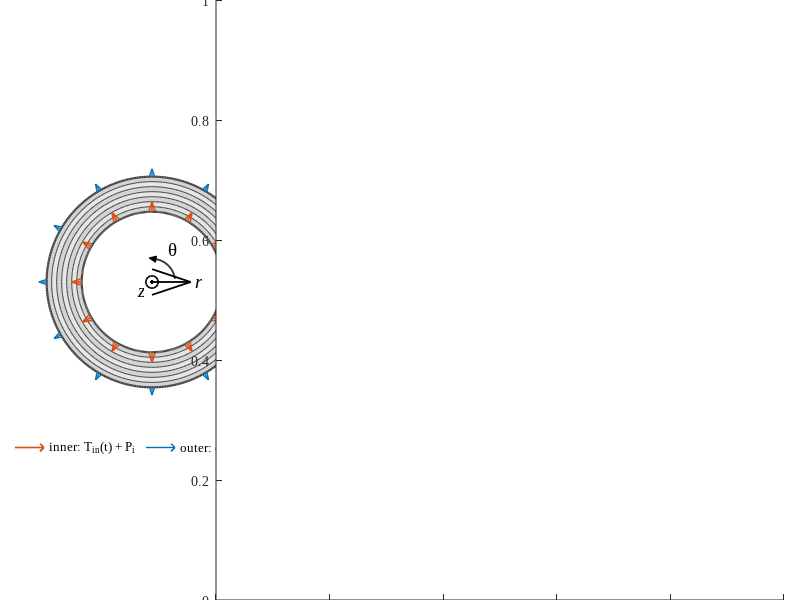

Recreate this plot in MATLAB. (Note: this script raises an error after producing the figure.)
%% geometry_schematic_R3.m — R2 + coordinate systems (r, theta, z) in the geometry figures
%  R3 (2026-10-29, author request Prom 6): "in the two figures that introduce the cylinder
%  geometry (axial-section figure and cross-section figure) a coordinate system must be added".
%  Changes vs R2 (all marked 'R3'; geometry, loads and colours untouched):
%    * cross-section panel (a): triad at the bore centre -- radial axis r, circumferential
%      direction theta (arc with arrow), axial direction z shown as the out-of-plane symbol;
%    * axial cutaway (panel (b) and the standalone 3D cutaway): the lone z arrow is replaced by
%      a full right-handed triad r, theta, z drawn at the theta = 0 cut plane;
%    * outputs: geometry_schematic_R3.png/.fig and geometry_3D_cutaway_R2.png/.fig
%      (R2/R1 figures stay frozen).
%  ----- R2 header follows -----
%% geometry_schematic_R2.m — geometry schematic with an axially cut half-cylinder (3D)
%  R2 (2026-10-12, author request) revises the geometry schematic that
%  ch123_figs_R10.m draws (geometry_schematic.png: (a) annular cross-section,
%  (b) r-z graph):
%    * the RIGHT-HAND GRAPH (the r-z axes plot) is DELETED;
%    * in its place, an axially cut HALF CYLINDER in 3D showing
%        - the 7 layers on the cut faces and on the top face,
%        - the INNER loading (internal pressure P_i + thermal load T_in(t)),
%        - the OUTER convection h_c,
%        - the TOP and BOTTOM ends THERMALLY INSULATED (shown as insulation
%          blocks, labelled).
%    The cross-section panel (a) and its legend are unchanged.
%  Output: figures_ch123/geometry_schematic_R2.png (+ .fig). R1 and
%  ch123_figs_R10.m (which keeps writing the old geometry_schematic.png) are frozen.
%
%  Second output (author request: "draw something like" the 3D cylinder
%  drawings in Heydarpour's papers, e.g. Thin-Walled Struct. 155 (2020) 106914
%  Fig. 1a): figures_ch123/geometry_3D_cutaway_R1.png — the same cylinder with a
%  135-degree wedge removed, layers in a blue scale, loads and insulated ends.
%  All figure text in English, Times New Roman (as in the other ch1-3 schematics).
clearvars; clc; close all;
outdir = 'C:/Users/InfosaicUser/Desktop/MSc/Lord-Shulman-theory-thermoelastic-cylinder/claude/figures_ch123';
if ~exist(outdir,'dir'), mkdir(outdir); end
try
    set(groot,'defaultAxesFontName','Times New Roman');
    set(groot,'defaultTextFontName','Times New Roman');
    set(groot,'defaultLegendFontName','Times New Roman');
catch
end
CO = {[0 0.447 0.741],[0.850 0.325 0.098]};          % chapter colours: outer = blue, inner = orange
Ri = 1.0; Ro = 1.5; L = 2.1; NL = 7;
Rb = Ri + (0:NL)*((Ro-Ri)/NL);                       % 8 interface radii
G.Ri = Ri; G.Ro = Ro; G.L = L; G.NL = NL; G.Rb = Rb; G.tI = 0.16;   % tI = insulation block thickness
az = -25; el = 22;                                   % camera: from the front, slightly right and above

%% ================= FIGURE 1: cross-section (a) + half cylinder (b) =================
fig = figure('Units','inches','Position',[1 1 12 6],'Color','w','Renderer','opengl');

% ---------- (a) annular cross-section: unchanged from ch123_figs_R10 ----------
ax1 = axes('Parent',fig,'Position',[0.01 0.08 0.36 0.90]); hold(ax1,'on'); axis(ax1,'equal'); axis(ax1,'off');
th = linspace(0,2*pi,400);
for k = 1:NL
    ro = Rb(k+1); ri = Rb(k); sh = 0.90 - 0.07*mod(k,2);
    patch(ax1,[ro*cos(th) ri*cos(fliplr(th))],[ro*sin(th) ri*sin(fliplr(th))],[sh sh sh],'EdgeColor','none');
end
for k = 1:NL+1
    lw = 0.5; if k==1||k==NL+1, lw = 1.6; end
    plot(ax1,Rb(k)*cos(th),Rb(k)*sin(th),'-','Color',[0.25 0.25 0.25],'LineWidth',lw);
end
na = 12; ang = linspace(0,2*pi,na+1); ang(end) = [];
qi = quiver(ax1,Ri*cos(ang),Ri*sin(ang),0.14*cos(ang),0.14*sin(ang),0,'Color',CO{2},'LineWidth',1.2,'MaxHeadSize',0.55,'DisplayName','inner: T_{in}(t) + P_i');
qo = quiver(ax1,Ro*cos(ang),Ro*sin(ang),0.11*cos(ang),0.11*sin(ang),0,'Color',CO{1},'LineWidth',1.0,'MaxHeadSize',0.55,'DisplayName','outer: convection h_c');
legend(ax1,[qi(1) qo(1)],'Location','southoutside','Orientation','horizontal','FontSize',9,'Box','off','AutoUpdate','off');   % R3: AutoUpdate off, else the triad objects added below enter the legend
xlim(ax1,[-(Ro+0.55) Ro+0.55]); ylim(ax1,[-(Ro+0.5) Ro+0.5]);
% R3: coordinate system of the cross-section: r (radial), theta (circumferential), z (out of the page)
tri_r = 0.55; tri_a = 0.33;
quiver(ax1,0,0,tri_r,0,0,'Color','k','LineWidth',1.3,'MaxHeadSize',0.6);          % r axis
text(ax1,tri_r+0.07,0.0,'r','FontSize',14,'FontAngle','italic','HorizontalAlignment','left','VerticalAlignment','middle');
ta = linspace(deg2rad(8),deg2rad(80),40);
plot(ax1,tri_a*cos(ta),tri_a*sin(ta),'k-','LineWidth',1.3);                         % theta arc
% arrow head at the arc end: filled triangle along the counter-clockwise tangent
Ee = tri_a*[cos(ta(end)) sin(ta(end))]; tg = [-sin(ta(end)) cos(ta(end))]; nn = [cos(ta(end)) sin(ta(end))];
hl = 0.10; hw = 0.045;
patch(ax1,[Ee(1)+hl*tg(1), Ee(1)+hw*nn(1), Ee(1)-hw*nn(1)],[Ee(2)+hl*tg(2), Ee(2)+hw*nn(2), Ee(2)-hw*nn(2)],'k','EdgeColor','k');
text(ax1,0.45*cos(deg2rad(58)),0.45*sin(deg2rad(58)),'\theta','FontSize',14,'HorizontalAlignment','left','VerticalAlignment','bottom');
plot(ax1,0,0,'ko','MarkerSize',9,'LineWidth',1.2); plot(ax1,0,0,'k.','MarkerSize',9);   % z out of the page
text(ax1,-0.10,-0.07,'z','FontSize',14,'FontAngle','italic','HorizontalAlignment','right','VerticalAlignment','top');

% ---------- (b) axially cut half cylinder, 3D ----------
ax2 = axes('Parent',fig,'Position',[0.27 0.0 0.71 1.0]);
draw_cyl3d(ax2, pi, 'gray', CO, G, az, el, true);

exportgraphics(fig,fullfile(outdir,'geometry_schematic_R3.png'),'Resolution',300);   % R3: was _R2
savefig(fig,fullfile(outdir,'geometry_schematic_R3.fig'));
close(fig); fprintf('done: geometry_schematic_R3.png\n');

%% ================= FIGURE 2: Heydarpour-style cutaway cylinder =================
fig = figure('Units','inches','Position',[1 1 8 7.5],'Color','w','Renderer','opengl');
ax3 = axes('Parent',fig,'Position',[0 0 1 1]);
draw_cyl3d(ax3, 1.25*pi, 'blue', CO, G, az, el, false);
exportgraphics(fig,fullfile(outdir,'geometry_3D_cutaway_R2.png'),'Resolution',300);   % R3: was _R1
savefig(fig,fullfile(outdir,'geometry_3D_cutaway_R2.fig'));
close(fig); fprintf('done: geometry_3D_cutaway_R2.png\n');

%% ============================ helpers ============================
function draw_cyl3d(ax, thMax, palette, CO, G, az, el, withDims)
    hold(ax,'on');
    Ri = G.Ri; Ro = G.Ro; L = G.L; NL = G.NL; Rb = G.Rb; tI = G.tI;
    edge = [0.25 0.25 0.25];
    % layer colours: alternating greys (as in the 2D panel) or a light->dark blue scale
    for k = 1:NL
        if strcmp(palette,'gray')
            lay{k} = (0.90 - 0.07*mod(k,2))*[1 1 1]; %#ok<AGROW>
        else
            t = (k-1)/(NL-1);
            lay{k} = [0.80 0.89 0.99]*(1-t) + [0.10 0.27 0.60]*t; %#ok<AGROW>
        end
    end
    if strcmp(palette,'gray'), cIn = [0.93 0.93 0.95]; cOut = [0.80 0.80 0.80];
    else,                      cIn = [0.82 0.90 0.98]; cOut = [0.66 0.79 0.95]; end
    cIns = [1.00 0.93 0.62];                                  % insulation blocks
    th = linspace(0,thMax,120);

    % ---- curved surfaces (inner + outer), light-dependent shading ----
    [T,Z] = meshgrid(th,[0 L]);
    surf_shaded(ax,Ri*cos(T),Ri*sin(T),Z,T,cIn);
    surf_shaded(ax,Ro*cos(T),Ro*sin(T),Z,T,cOut);

    % ---- cut faces (theta = 0 and theta = thMax): the 7 layers ----
    for k = 1:NL
        for tc = [0 thMax]
            patch(ax,[Rb(k) Rb(k+1) Rb(k+1) Rb(k)]*cos(tc),[Rb(k) Rb(k+1) Rb(k+1) Rb(k)]*sin(tc), ...
                  [0 0 L L],lay{k},'EdgeColor',edge,'LineWidth',0.4);
        end
        % ---- top face z = L: annular sector of layer k ----
        sector(ax,L,Rb(k),Rb(k+1),0,thMax,lay{k},edge);
    end

    % ---- insulation blocks at the top and bottom ends ----
    for zc = [-tI, L]
        ins_block(ax,zc,zc+tI,Ri,Ro,thMax,cIns,edge);
    end

    % ---- inner loading: arrows from the bore onto the inner surface (P_i + T_in) ----
    if thMax > pi, thI = deg2rad([40 65 90 110]); else, thI = deg2rad([45 80 115 150]); end
    zr = [0.25 0.50 0.75]*L;
    for a = thI
        for z = zr
            quiver3(ax,(Ri-0.34)*cos(a),(Ri-0.34)*sin(a),z,0.30*cos(a),0.30*sin(a),0,0, ...
                    'Color',CO{2},'LineWidth',1.8,'MaxHeadSize',0.9);
        end
    end
    % ---- outer convection: arrows leaving the outer surface where it faces the camera ----
    if thMax > pi, thO = deg2rad([4 16 198 212]); else, thO = deg2rad([4 12 20]); end
    for a = thO
        for z = zr
            quiver3(ax,Ro*cos(a),Ro*sin(a),z,0.36*cos(a),0.36*sin(a),0,0, ...
                    'Color',CO{1},'LineWidth',1.8,'MaxHeadSize',0.9);
        end
    end

    % ---- annotations ----
    text(ax,Ro+0.12,0,L+tI/2,'insulated','FontSize',12,'HorizontalAlignment','left', ...
         'VerticalAlignment','middle','BackgroundColor','w','Margin',1);
    text(ax,Ro+0.12,0,-tI/2,'insulated','FontSize',12,'HorizontalAlignment','left', ...
         'VerticalAlignment','middle','BackgroundColor','w','Margin',1);
    % z axis arrow and length dimension
    xa = -Ro-0.45;
    plot3(ax,[xa xa],[0 0],[0 L],'k-','LineWidth',1.0);
    plot3(ax,[xa-0.05 xa+0.05],[0 0],[0 0],'k-','LineWidth',1.0);
    plot3(ax,[xa-0.05 xa+0.05],[0 0],[L L],'k-','LineWidth',1.0);
    text(ax,xa-0.08,0,L/2,'L','FontSize',14,'FontAngle','italic','HorizontalAlignment','right');
    % R3: full coordinate triad (r, theta, z) at the theta = 0 cut plane, clear of the cylinder
    xz = Ro+0.85; z0 = 0.35; Lt = 0.45;
    quiver3(ax,xz,0,z0,0,0,0.75,0,'Color','k','LineWidth',1.3,'MaxHeadSize',0.8);   % z (axial)
    text(ax,xz,0,z0+0.75+0.12,'z','FontSize',14,'FontAngle','italic','HorizontalAlignment','center');
    quiver3(ax,xz,0,z0,Lt,0,0,0,'Color','k','LineWidth',1.3,'MaxHeadSize',0.8);      % r (radial at theta = 0)
    text(ax,xz+Lt+0.07,0,z0,'r','FontSize',14,'FontAngle','italic','HorizontalAlignment','left');
    quiver3(ax,xz,0,z0,0,Lt,0,0,'Color','k','LineWidth',1.3,'MaxHeadSize',0.8);      % theta (circumferential)
    text(ax,xz,Lt+0.07,z0,'\theta','FontSize',14,'HorizontalAlignment','left');
    plot3(ax,xz,0,z0,'k.','MarkerSize',10);
    if withDims
        % R_i, R_o, h marked on the cut face below the bottom insulation block
        zd = -tI-0.30;
        plot3(ax,[Ri Ri],[0 0],[-tI zd-0.05],':','Color',[0.3 0.3 0.3],'LineWidth',0.8);
        plot3(ax,[Ro Ro],[0 0],[-tI zd-0.05],':','Color',[0.3 0.3 0.3],'LineWidth',0.8);
        quiver3(ax,Ri,0,zd,Ro-Ri,0,0,0,'Color','k','LineWidth',1.0,'MaxHeadSize',0.5,'ShowArrowHead','on');
        quiver3(ax,Ro,0,zd,-(Ro-Ri),0,0,0,'Color','k','LineWidth',1.0,'MaxHeadSize',0.5);
        text(ax,(Ri+Ro)/2,0,zd-0.14,'h','FontSize',14,'FontAngle','italic','HorizontalAlignment','center');
        text(ax,Ri,0,zd-0.14,'R_i','FontSize',13,'HorizontalAlignment','right');
        text(ax,Ro,0,zd-0.14,'R_o','FontSize',13,'HorizontalAlignment','left');
    end

    axis(ax,'equal'); axis(ax,'off');
    view(ax,az,el); camproj(ax,'orthographic');
    xlim(ax,[-Ro-0.60 Ro+1.55]); ylim(ax,[-Ro-0.3 Ro+0.55]); zlim(ax,[-0.95 L+0.75]);   % R3: room for the triad (was Ro+1.40 / Ro+0.3)
end

function surf_shaded(ax,X,Y,Z,T,col)
    s = 0.78 + 0.22*cos(T - pi/4);                     % simple directional shading
    C = cat(3, min(col(1)*s,1), min(col(2)*s,1), min(col(3)*s,1));
    surf(ax,X,Y,Z,C,'EdgeColor','none','FaceColor','interp');
end

function sector(ax,z,r1,r2,t0,t1,col,edge)
    t = linspace(t0,t1,80);
    X = [r2*cos(t) r1*cos(fliplr(t))]; Y = [r2*sin(t) r1*sin(fliplr(t))];
    patch(ax,X,Y,z*ones(size(X)),col,'EdgeColor',edge,'LineWidth',0.4);
end

function ins_block(ax,z0,z1,r1,r2,thMax,col,edge)
    t = linspace(0,thMax,100);
    sector(ax,z1,r1,r2,0,thMax,col,edge);               % outer face of the block
    sector(ax,z0,r1,r2,0,thMax,col,edge);
    [T,Z] = meshgrid(t,[z0 z1]);
    surface(ax,r2*cos(T),r2*sin(T),Z,'FaceColor',col,'EdgeColor','none');
    surface(ax,r1*cos(T),r1*sin(T),Z,'FaceColor',col*0.97,'EdgeColor','none');
    for tc = [0 thMax]
        patch(ax,[r1 r2 r2 r1]*cos(tc),[r1 r2 r2 r1]*sin(tc),[z0 z0 z1 z1],col,'EdgeColor',edge,'LineWidth',0.5);
    end
end
